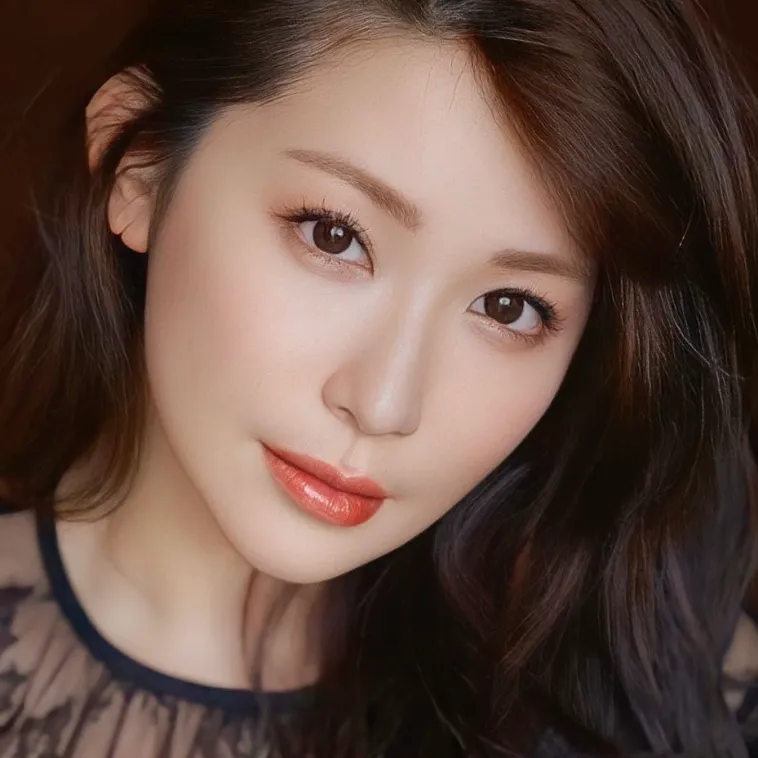
#> input picture ComputerVisionYProcessing/11110-megami_jun.webp, 758 x 758 px
$ jupyter execute image_with_pillow.ipynb
#> lines starting #> are read from the running program, lines starting #| are printed output that depends on the picture
[cell 1]
from PIL import Image
import matplotlib.pyplot as plt

def concate_image_by_h(img1, img2):
    dst = Image.new('RGB', (img1.width+img2.width, img1.height))
    dst.paste(img1, (0, 0))
    dst.paste(img2, (img1.width, 0))
    return dst

img = Image.open("11110-megami_jun.webp")
#> img is the input picture: PIL image 758x758 RGB; mean R, G, B 99.9, 76.6, 67.2
print(" Type of Image : ", type(img))
#|  Type of Image :  <class 'PIL.WebPImagePlugin.WebPImageFile'>
plt.figure(figsize=(6, 6))
plt.imshow(img)
print(" Size of Image : ", img.size)
#|  Size of Image :  (758, 758)

red, green, blue = img.split()
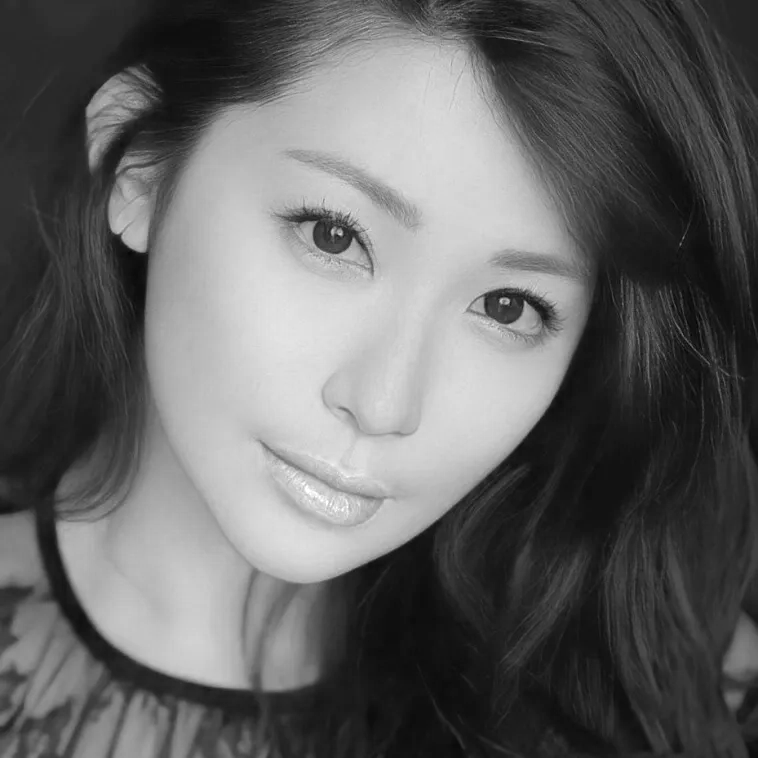
#> red: PIL image 758x758 L; min 4, max 255, mean 99.9
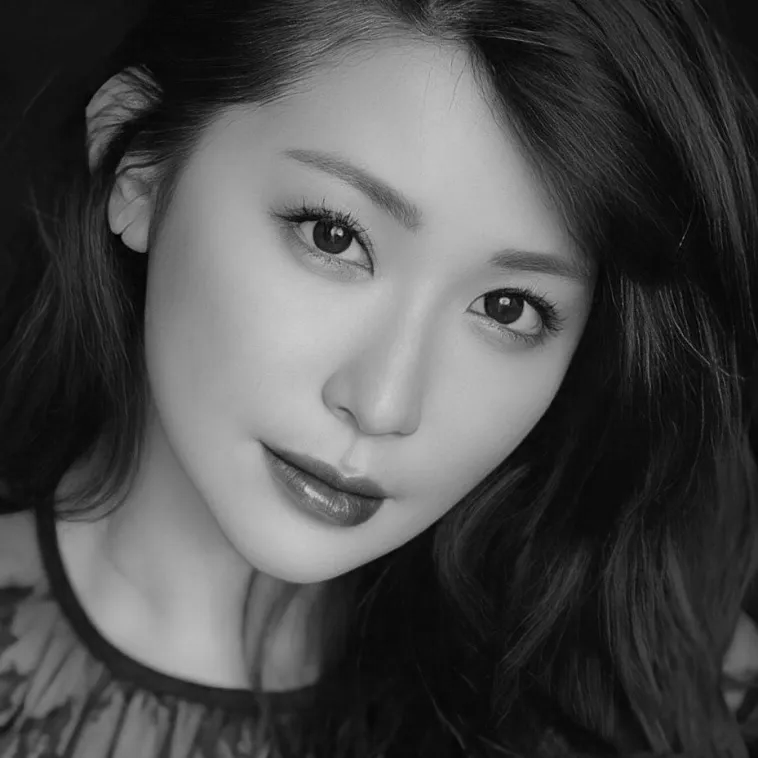
#> green: PIL image 758x758 L; min 0, max 205, mean 76.6
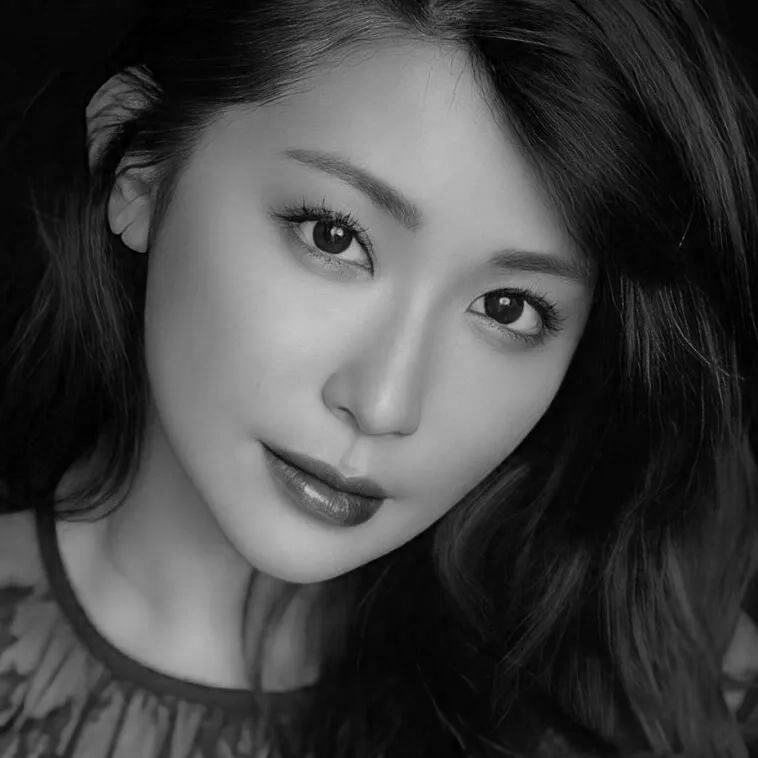
#> blue: PIL image 758x758 L; min 0, max 204, mean 67.2
concate_image_by_h(red, green)
#> in concate_image_by_h, `dst = Image.new('RGB', (img1.width+img2.width, img1.height))`: dst: PIL image 1516x758 RGB; every value is 0
#> in concate_image_by_h, `dst.paste(img1, (0, 0))`:
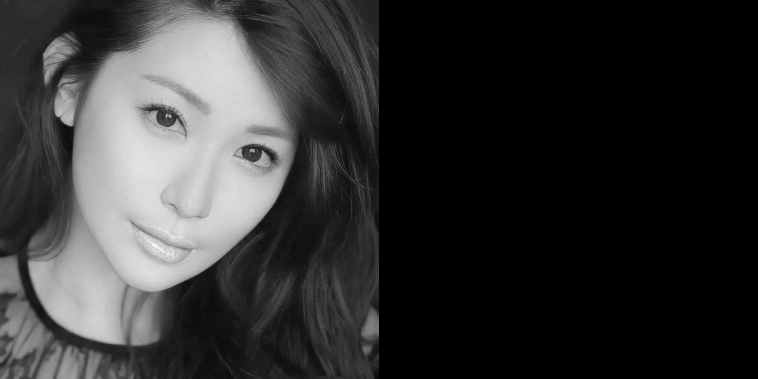
#> dst: PIL image 1516x758 RGB (shown at 1/2 size); min 0, max 255, mean 50
#> in concate_image_by_h, `dst.paste(img2, (img1.width, 0))`:
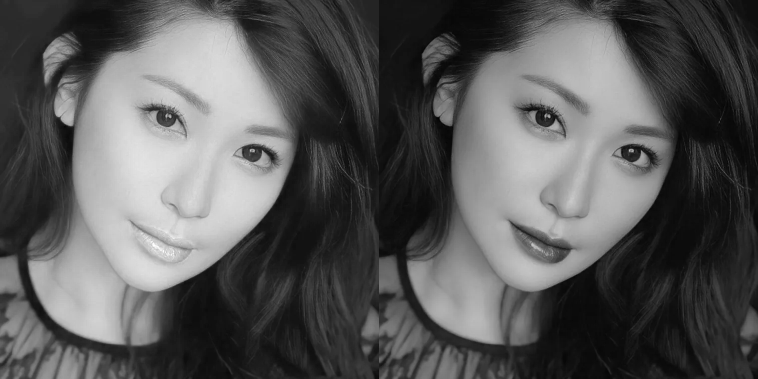
#> dst: PIL image 1516x758 RGB (shown at 1/2 size); min 0, max 255, mean 88.3

$ run again, with ComputerVisionYProcessing/F7u8lrRbkAAejVB.jpg saved as ComputerVisionYProcessing/11110-megami_jun.webp
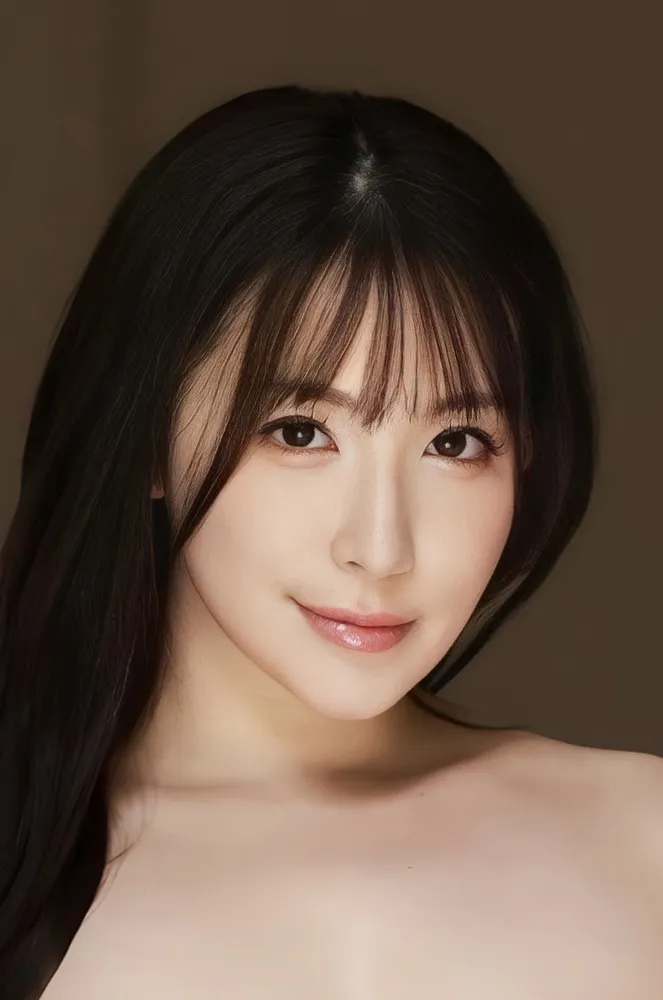
#> input picture ComputerVisionYProcessing/F7u8lrRbkAAejVB.jpg, 663 x 1000 px, shrunk from 981 x 1479 before the run
#> img is the input picture: PIL image 663x1000 RGB; mean R, G, B 104.7, 85.3, 71.8
#|  Type of Image :  <class 'PIL.WebPImagePlugin.WebPImageFile'>
#|  Size of Image :  (663, 1000)
#> `red, green, blue = img.split()`:
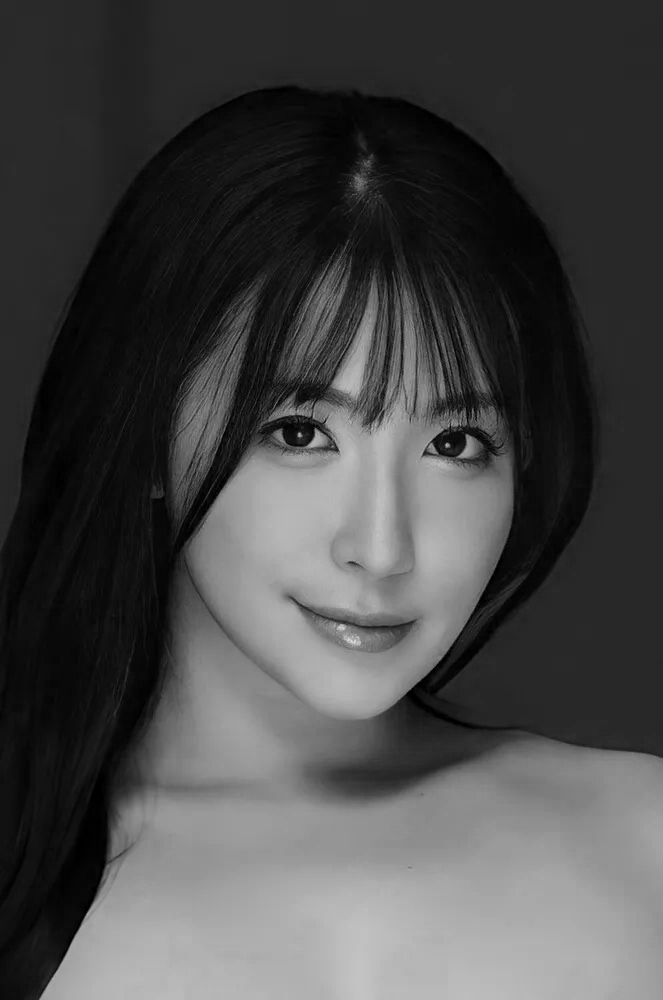
#> blue: PIL image 663x1000 L; min 0, max 217, mean 71.8
#> in concate_image_by_h, `dst.paste(img2, (img1.width, 0))`:
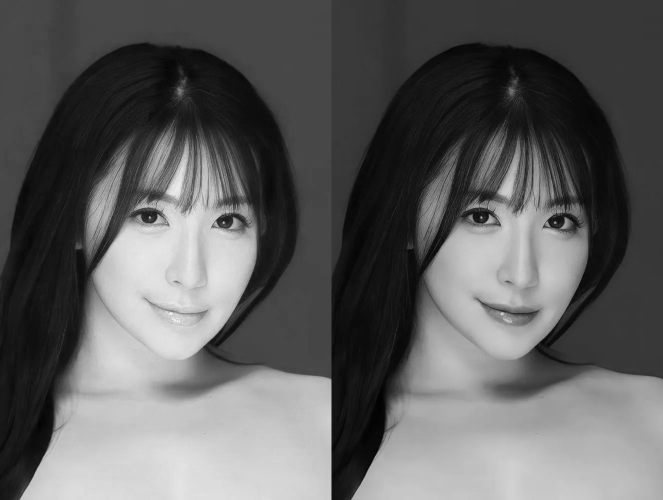
#> dst: PIL image 1326x1000 RGB (shown at 1/2 size); min 0, max 255, mean 95
